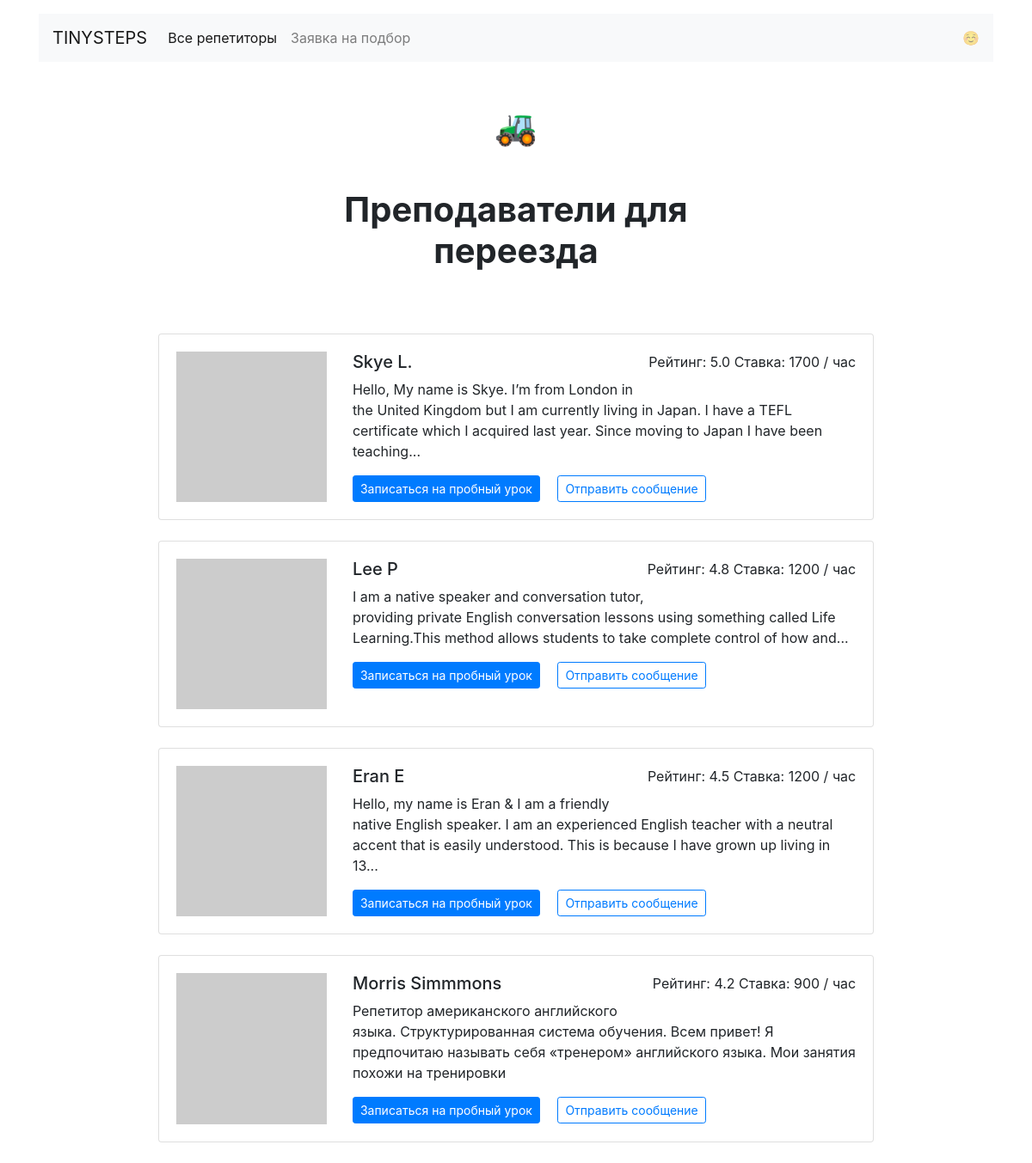
The app's page /goals/relocate with its own data.
### app/models.py (models this page shows)
class Goal(db.Model):
    __tablename__ = 'goals'
    id = db.Column(db.Integer, primary_key=True)
    title = db.Column(db.String(100), unique=True, nullable=False)
    slug = db.Column(db.String(50), unique=True, nullable=False)
    requests = db.relationship('Request', back_populates='goal')
    teachers = db.relationship(
       'Teacher',
       secondary=teachers_goals_association,
       back_populates='goals'
    )

class Teacher(db.Model):
    __tablename__ = 'teachers'
    id = db.Column(db.Integer, primary_key=True)
    fullname = db.Column(db.String(120), nullable=False)
    about = db.Column(db.String(2000), nullable=False)
    rating = db.Column(db.Float, default=0.0)
    picture = db.Column(db.String(1000))
    price = db.Column(db.Integer, nullable=False)
    schedule = db.Column(db.JSON, nullable=False)
    bookings = db.relationship('Booking', back_populates='teacher')
    goals = db.relationship(
        'Goal',
        secondary=teachers_goals_association,
        back_populates='teachers'
    )

### app/routes.py (the view)
@app.route('/goals/<goal_slug>')
def goal(goal_slug):
    goal = db.session.query(Goal).filter(Goal.slug == goal_slug).first()
    teachers = db.session.query(Teacher)\
    .filter(Teacher.goals.contains(goal))\
    .order_by(Teacher.rating.desc())
    if not teachers:
        abort(404)
    context = {
        'teachers': teachers,
        'emoji': EMOJI[goal_slug],
        'goal': goal
    }
    return render_template('goal.html', **context)

### app/templates/goal.html
{% extends "base.html" %}
{% block content %}
{% if teachers %}
<h2 class="h1 text-center w-50 mx-auto mt-1 py-5 mb-4"><strong>{{ emoji }}<br><br>Преподаватели
        {{ goal.title|lower }}</strong></h2>
<div class="w-75 m-auto">
    {% include "cards/teacher_list.html" %}
</div>
{% else %}
<h2 class="h1 text-center w-50 mx-auto mt-1 py-5 mb-4"><strong>К сожалению, мы ничего для Вас не нашли.</strong></h2>
{% endif %}
{% endblock %}

### app/templates/cards/teacher_list.html
{% block teacher_list %}
{% for teacher in teachers %}
<div class="card mb-4">
    <div class="card-body">
        <div class="row">
            {% if teacher.picture %}
            <div class="col-3"><img src="{{ teacher.picture }}" class="img-fluid"></div>
            {% else %}
            <div class="col-3"><img src="https://hyiproom.net/images/no_avatar.svg" class="img-fluid"></div>
            {% endif %}
            <div class="col-9">
                <p class="float-right">Рейтинг: {{ teacher.rating }} Ставка: {{ teacher.price }} / час</p>
                <h5>{{ teacher.fullname }}</h5>
                <p>{{ teacher.about|truncate(200) }}</p>
                <a href="{{ url_for('profile', teacher_id=teacher.id) }}" class="btn btn-primary btn-sm mr-3">Записаться
                    на пробный урок</a>
                <a href="{{ url_for('message', teacher_id=teacher.id) }}"
                    class="btn btn-outline-primary btn-sm">Отправить сообщение</a>
            </div>
        </div>
    </div>
</div>
{% endfor %}
{% endblock %}

### records on screen
Goal: title "для переезда"
Teacher: rating "5.0", price "1700", fullname "Skye L.", about "Hello, My name is Skye. I’m from London in the United Kingdom but I am currently living in Japan. I have a TEFL certificate which I acquired last year. Since moving to Japan I have been teaching..."
Teacher: rating "4.8", price "1200", fullname "Lee P", about "I am a native speaker and conversation tutor, providing private English conversation lessons using something called Life Learning.This method allows students to take complete control of how and..."
Teacher: rating "4.5", price "1200", fullname "Eran E", about "Hello, my name is Eran & I am a friendly native English speaker. I am an experienced English teacher with a neutral accent that is easily understood. This is because I have grown up living in 13..."
Teacher: rating "4.2", price "900", fullname "Morris Simmmons", about "Репетитор американского английского языка. Структурированная система обучения. Всем привет! Я предпочитаю называть себя «тренером» английского языка. Мои занятия похожи на тренировки"

### other values on screen
{{ emoji }} "🚜"
